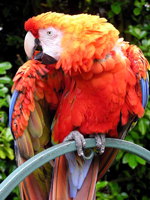
#> input picture ECSE341 - Image & Video Processing/Lab 2/data/rgb_sample.jpg, 150 x 200 px
$ jupyter execute --allow-errors 'Lab 2.ipynb'
#> lines starting #> are read from the running program, lines starting #| are printed output that depends on the picture
# Lab Assignment 2

1. RGB to Gray-scale conversion of images
    - Read any RGB image as input and convert it into grayscale image using direct
    function/library in Python. Show input and output together using subplot
    function
    - RGB to grayscale Image conversion using numpy and matplotlib only. No other
    special Python library can be used. Explain the steps in your own words

#### Read any RGB image as input and convert it into grayscale image using direct function/library in Python. Show input and output together using subplot function

[cell 1]
#imports
from PIL import Image
import matplotlib.pyplot as plt
import matplotlib.image as mpimg
import numpy as np

[cell 2]
#reading and saving grayscale image
img = Image.open('data/rgb_sample.jpg').convert('L')
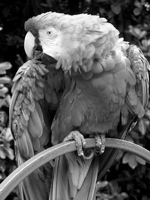
#> img: PIL image 150x200 L; min 0, max 255, mean 92.2
img.save('data/rgb_sample_grayscale.jpg')

[cell 3]
img_gray = mpimg.imread('data/rgb_sample_grayscale.jpg')
#> img_gray: shape (200, 150); min 0, max 255, mean 92.2

plt.figure(1)
plt.subplot(121)
#> (the rest of this cell did not finish here and is left out)

#### RGB to grayscale Image conversion using numpy and matplotlib only. No other special Python library can be used. Explain the steps in your own words

[cell 4]
def rgb2gray(rgb):
    return np.dot(rgb[...,:3], [0.2989, 0.5870, 0.1140])
#> (the rest of this cell did not finish here and is left out)

#### Take two images and perform Image subtraction, addition, and multiplication of those images using arrays.

[cell 5]
i_1 = Image.open('data/math_1.jpg')
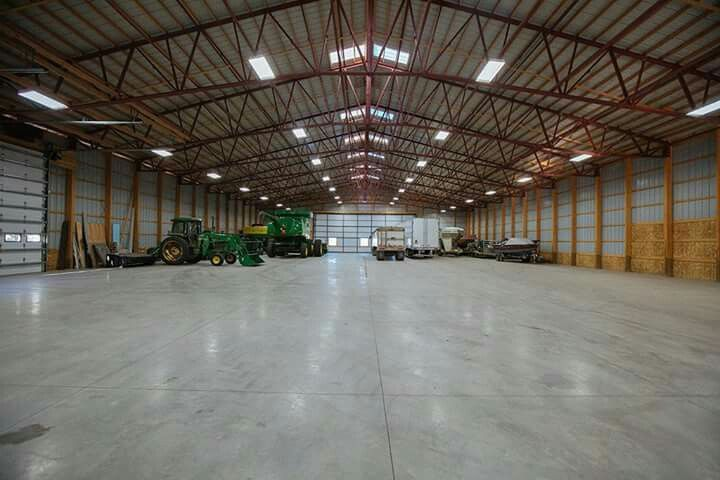
#> input picture ECSE341 - Image & Video Processing/Lab 2/data/math_1.jpg, 720 x 480 px
#> i_1 is the input picture: PIL image 720x480 RGB; mean R, G, B 105.7, 101.3, 92.5
i_2 = Image.open('data/math_2.jpg')
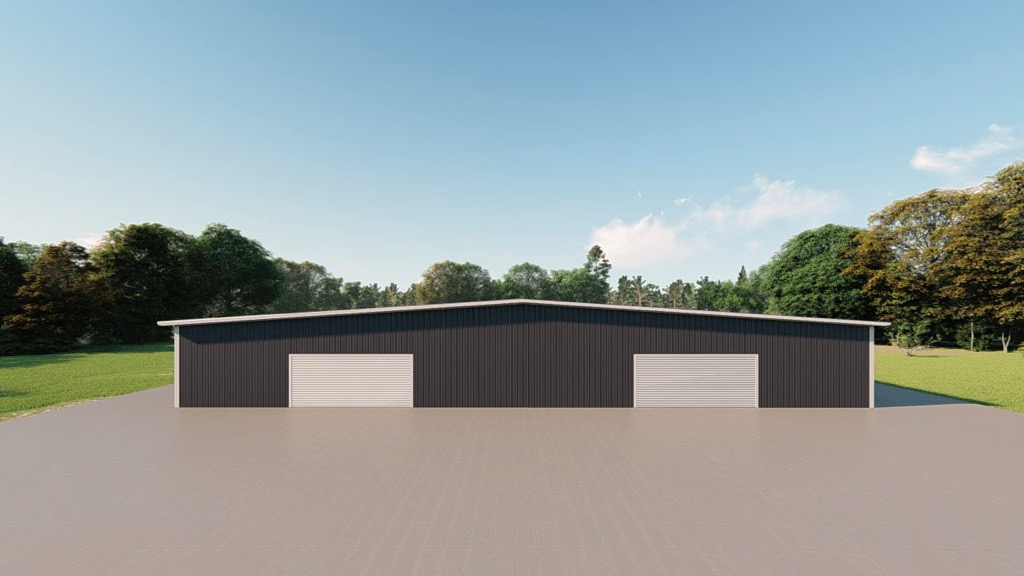
#> input picture ECSE341 - Image & Video Processing/Lab 2/data/math_2.jpg, 1024 x 576 px
#> i_2 is the input picture: PIL image 1024x576 RGB; mean R, G, B 146.4, 156.1, 156.4
#making size equal
i_2 = i_1.resize((720,480))

i_1 = np.array(i_1)
i_2 = np.array(i_2)

#addition
i_a = i_1 + i_2
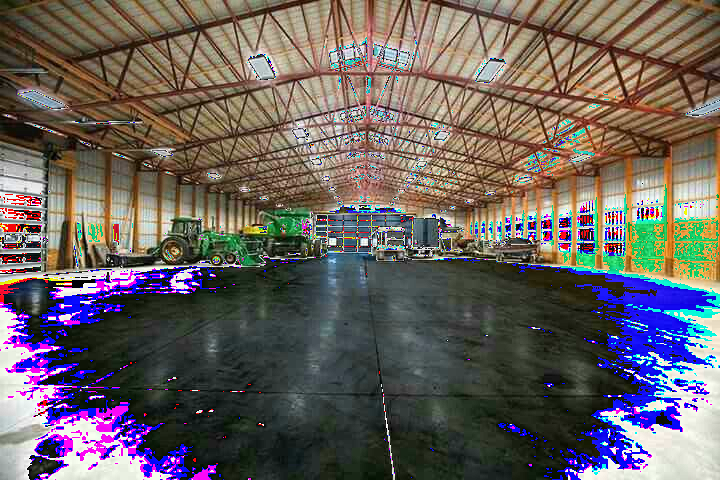
#> i_a: shape (480, 720, 3); mean R, G, B 104.9, 97.1, 95.3
#subtraction
i_s = i_1 - i_2
#> i_s: shape (480, 720, 3); every value is 0
#multiplication
i_m = i_1*i_2
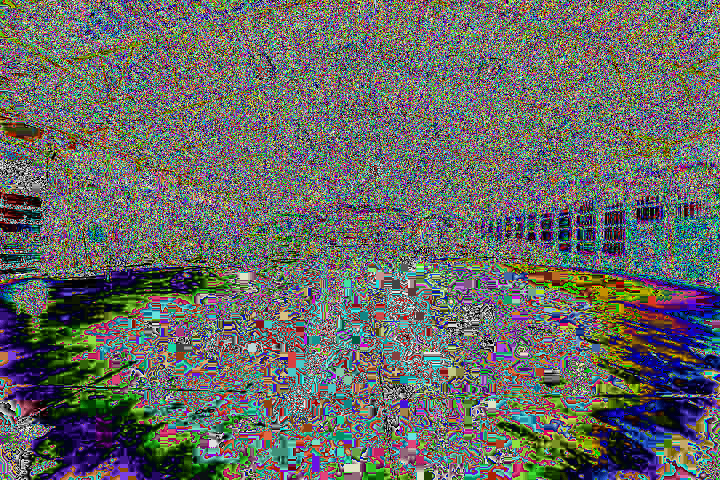
#> i_m: shape (480, 720, 3); mean R, G, B 103.4, 105.8, 102.2

plt.figure(1)
plt.subplot(311)
plt.imshow(i_a)
plt.subplot(312)
plt.imshow(i_s)
plt.subplot(313)
plt.imshow(i_m)


plt.imsave('data/math_a.jpg', i_a)
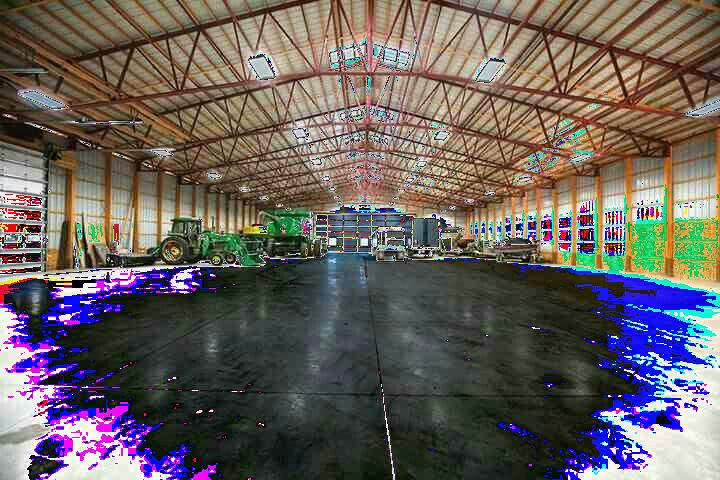
#> saved as math_a.jpg: shape (480, 720, 3); mean R, G, B 104.6, 97.2, 94.6
plt.imsave('data/math_s.jpg', i_s)
plt.imsave('data/math_m.jpg', i_m)
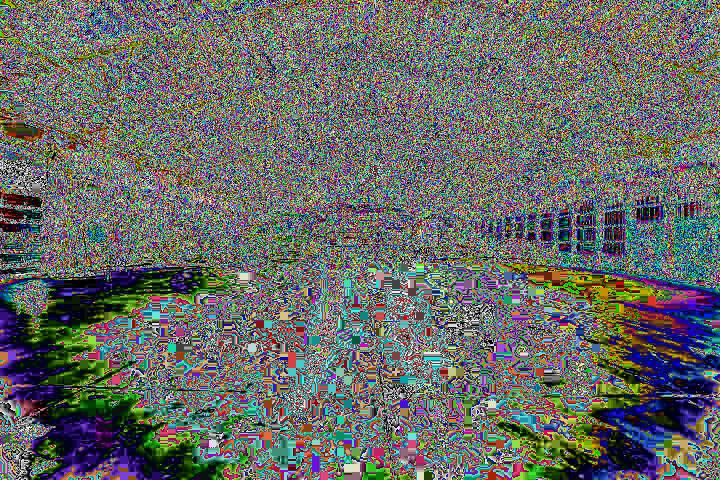
#> saved as math_m.jpg: shape (480, 720, 3); mean R, G, B 103.7, 105.9, 102.7

#### Converting from one color space into another (RGB to HSV conversion)

[cell 6]
from skimage.color import rgb2hsv
#> (the rest of this cell did not finish here and is left out)

#### Image resizing using bilinear, bicubic and nearest neighbour interpolation methods. What is your observation about the outputs of these methods; can you see any difference in outputs? Write it in your own words

[cell 7]
img = Image.open('data/rgb_sample.jpg')
#> img is the input picture: PIL image 150x200 RGB; mean R, G, B 131.2, 79.2, 57.1
img

[cell 8]
img.resize((500,500), Image.BILINEAR)
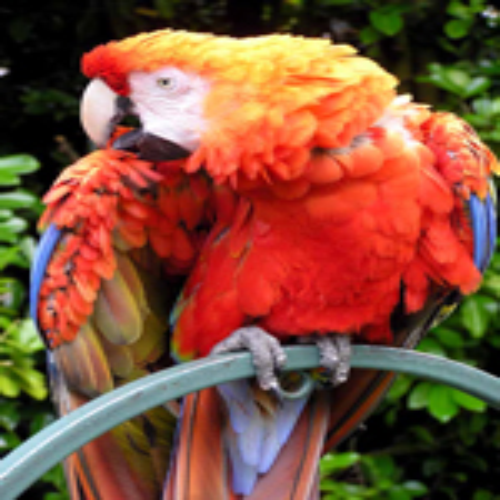
#> Out: PIL image 500x500 RGB; mean R, G, B 131.3, 79.3, 57.1

[cell 9]
img.resize((500,500), Image.BICUBIC)

[cell 10]
img.resize((500,500), Image.NEAREST)
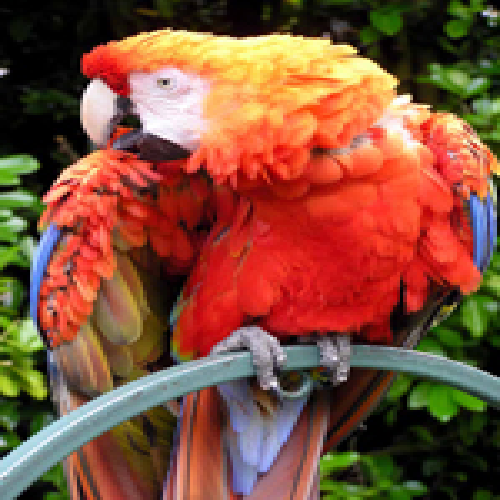
#> Out: PIL image 500x500 RGB; mean R, G, B 131.2, 79.3, 57.1
